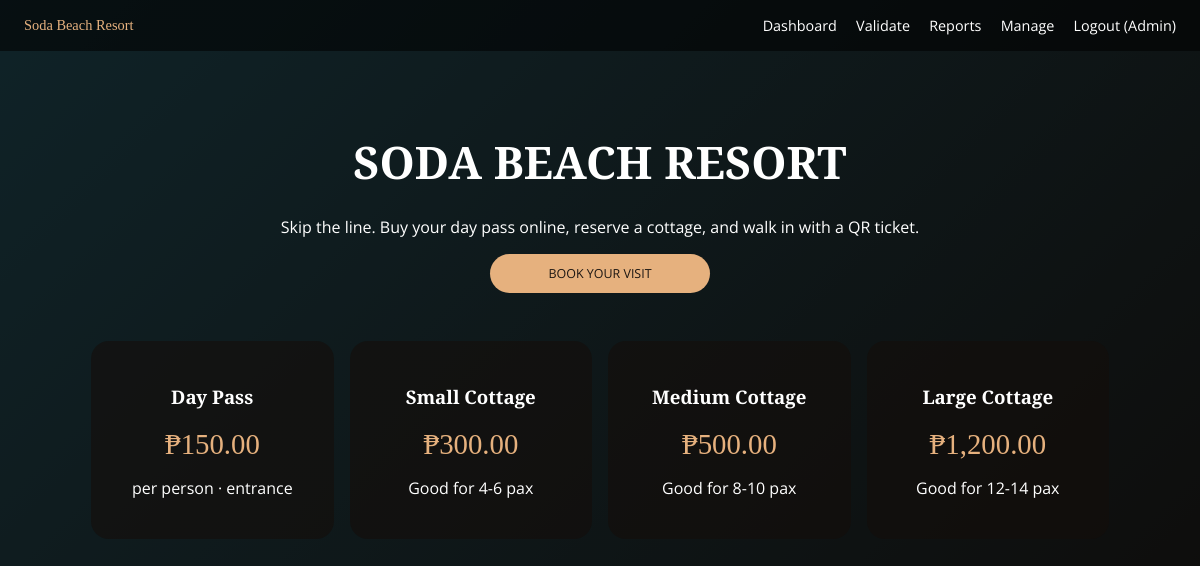
The page / (signed in) on the database its author committed.
### tables this page shows
CREATE TABLE settings (
  k VARCHAR(50) PRIMARY KEY,
  v VARCHAR(100) NOT NULL
);

CREATE TABLE cottages (
  id INT AUTO_INCREMENT PRIMARY KEY,
  name VARCHAR(80) NOT NULL,
  pax_label VARCHAR(30) NOT NULL,
  price DECIMAL(10,2) NOT NULL,
  quantity INT NOT NULL DEFAULT 1
);

### includes/auth.php (called while the page is built, shortened)
<?php
require_once __DIR__ . '/../config/db.php';
require_once __DIR__ . '/functions.php';
require_once __DIR__ . '/layout.php';
function current_user() { return $_SESSION['user'] ?? null; }

### includes/functions.php (called while the page is built, shortened)
<?php
function e($s) { return htmlspecialchars((string)$s, ENT_QUOTES, 'UTF-8'); }
function money($n) { return '₱' . number_format((float)$n, 2); }
function setting($key, $default = null) {
    global $pdo;
    $s = $pdo->prepare('SELECT v FROM settings WHERE k = ?');
    $s->execute([$key]);
    $v = $s->fetchColumn();
    return $v === false ? $default : $v;
}

### index.php (the view, shortened to what this page needs)
<?php
require_once 'includes/auth.php';
$cottages = $pdo->query('SELECT * FROM cottages ORDER BY price')->fetchAll();
page_header('Home'); ?>
<main class="container">
  <section class="hero">
    <h1>Soda Beach Resort</h1>
    <p>Skip the line. Buy your day pass online, reserve a cottage, and walk in with a QR ticket.</p>
    <a class="btn" href="<?= current_user() ? 'book.php' : 'login.php' ?>">Book your visit</a>
  </section>
  <section class="grid">
    <div class="card"><h3>Day Pass</h3><p class="price"><?= money(setting('day_pass_price', 0)) ?></p><p>per person · entrance</p></div>
    <?php foreach ($cottages as $c): ?>
      <div class="card"><h3><?= e($c['name']) ?></h3><p class="price"><?= money($c['price']) ?></p><p>Good for <?= e($c['pax_label']) ?></p></div>
    <?php endforeach; ?>
  </section>
</main>

### assets/css/style.css (style rules this page uses)
* { box-sizing: border-box; }
body { margin: 0; font-family: 'Open Sans', sans-serif; color: #ffffff; background: url('../img/bg.jpg') center / cover fixed, linear-gradient(135deg, #1f4650 0%, #1c1612 100%) fixed; }
a { color: #e6b17e; }
h1, h2, h3 { font-family: 'Playfair Display', serif; }
h1 { text-transform: uppercase; text-align: center; font-size: clamp(1.8rem, 5vw, 2.8rem); margin: 0 0 1.5rem; }
.container { max-width: 1050px; margin: 0 auto; padding: 2rem 1rem; }
.card { background: rgba(20, 14, 10, 0.6); border-radius: 18px; padding: 1.5rem; margin-bottom: 1.2rem; }
.grid { display: grid; grid-template-columns: repeat(auto-fit, minmax(210px, 1fr)); gap: 1rem; margin-bottom: 1.2rem; }
.grid .card { margin: 0; text-align: center; }
.hero { text-align: center; padding: 3rem 0; }
.price, .big { font-family: 'Playfair Display', serif; font-size: 1.8rem; color: #e6b17e; margin: 0.3rem 0; }
.btn { border: 0; border-radius: 999px; padding: 0.7rem 1.3rem; background: #e6b17e; color: #1c1612; font: inherit; font-size: 0.78rem; text-transform: uppercase; text-decoration: none; text-align: center; cursor: pointer; min-width: 220px; display: inline-block; }

### rows shown on the page
settings: v "₱150.00"
cottages: name "Small Cottage", price "₱300.00", pax_label "4-6 pax"
cottages: name "Medium Cottage", price "₱500.00", pax_label "8-10 pax"
cottages: name "Large Cottage", price "₱1,200.00", pax_label "12-14 pax"

### other values the page prints
$u['name'] "Admin"
